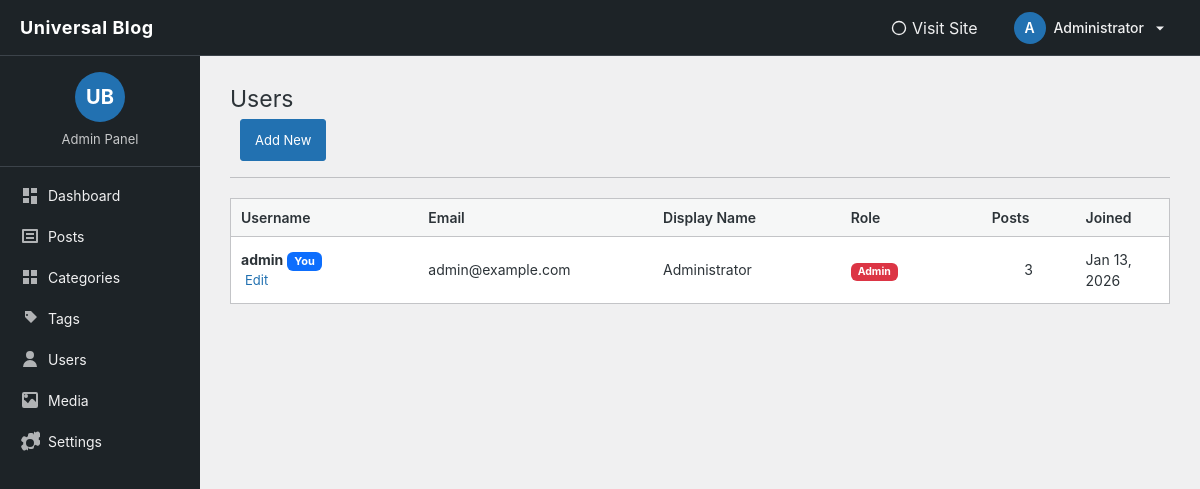
/blog/admin/users/index.php (signed in), run on the app's committed database.
### tables this page shows
CREATE TABLE `users` (
  `id` int(11) NOT NULL,
  `username` varchar(50) NOT NULL,
  `email` varchar(100) NOT NULL,
  `password` varchar(255) NOT NULL,
  `display_name` varchar(100) DEFAULT NULL,
  `role` enum('admin','author','editor') DEFAULT 'author',
  `created_at` datetime DEFAULT current_timestamp()
);

### blog/admin/users/index.php (the view, shortened to what this page needs)
<?php
require_once '../../includes/db.php';
$stmt = $pdo->query("
    SELECT u.*, COUNT(p.id) as post_count
    FROM users u
    LEFT JOIN posts p ON u.id = p.user_id
    GROUP BY u.id
    ORDER BY u.created_at DESC
");
$users = $stmt->fetchAll();
$editUser = null;
?>
<!DOCTYPE html>
<html lang="en">
<head>
<link href="https://cdn.jsdelivr.net/npm/bootstrap@5.3.2/dist/css/bootstrap.min.css" rel="stylesheet">
</head>
<body>
<?php require '../partials/header.php'; ?>
<div class="container-fluid">
<div class="row">
<?php require '../partials/sidebar.php'; ?>
<main class="col-md-9 col-lg-10">
<div class="wrap">
    <h1 class="wp-heading-inline">Users</h1>
    <a href="?add" class="page-title-action">Add New</a>
    <hr class="wp-header-end">
    <?php if (isset($_GET['add']) || $editUser): ?>
    <div class="wp-card p-4 mt-4" style="max-width: 700px;">
        <h2><?= $editUser ? 'Edit User' : 'Add New User' ?></h2>
        <form method="post" class="mt-4">
            <input type="hidden" name="action" value="<?= $editUser ? 'update' : 'add' ?>">
            <?php if ($editUser): ?>
            <input type="hidden" name="id" value="<?= $editUser['id'] ?>">
            <?php endif; ?>
            <table class="form-table">
                <tr>
                    <th><label for="username">Username *</label></th>
                    <td>
                        <input type="text" class="form-control" id="username" name="username"
                               value="<?= $editUser ? htmlspecialchars($editUser['username']) : '' ?>"
                               required <?= $editUser ? 'readonly' : '' ?>>
                        <?php if ($editUser): ?>
                        <p class="description">Usernames cannot be changed</p>
                        <?php endif; ?>
                    </td>
                </tr>
                <tr>
                    <th><label for="email">Email *</label></th>
                    <td>
                        <input type="email" class="form-control" id="email" name="email"
                               value="<?= $editUser ? htmlspecialchars($editUser['email']) : '' ?>"
                               required>
                    </td>
                </tr>
                <tr>
                    <th><label for="password">Password <?= !$editUser ? '*' : '' ?></label></th>
                    <td>
                        <input type="password" class="form-control" id="password" name="password"
                               <?= !$editUser ? 'required' : '' ?>>
                        <?php if ($editUser): ?>
                        <p class="description">Leave blank to keep current password</p>
                        <?php endif; ?>
                    </td>
                </tr>
                <tr>
                    <th><label for="display_name">Display Name</label></th>
                    <td>
                        <input type="text" class="form-control" id="display_name" name="display_name"
                               value="<?= $editUser ? htmlspecialchars($editUser['display_name']) : '' ?>">
                    </td>
                </tr>
                <tr>
                    <th><label for="role">Role *</label></th>
                    <td>
                        <select class="form-control" id="role" name="role" required>
                            <option value="admin" <?= ($editUser && $editUser['role'] == 'admin') ? 'selected' : '' ?>>Administrator</option>
                            <option value="editor" <?= ($editUser && $editUser['role'] == 'editor') ? 'selected' : '' ?>>Editor</option>
                            <option value="author" <?= ($editUser && $editUser['role'] == 'author') ? 'selected' : '' ?>>Author</option>
                        </select>
                    </td>
                </tr>
            </table>
            <p class="mt-4">
                <button type="submit" class="button-primary">
                    <?= $editUser ? 'Update User' : 'Add New User' ?>
                </button>
                <a href="index.php" class="button-secondary">Cancel</a>
            </p>
        </form>
    </div>
    <?php else: ?>
    <table class="wp-list-table">
        <thead>
            <tr>
                <th style="width: 20%">Username</th>
                <th style="width: 25%">Email</th>
                <th style="width: 20%">Display Name</th>
                <th style="width: 15%">Role</th>
                <th style="width: 10%">Posts</th>
                <th style="width: 10%">Joined</th>
            </tr>
        </thead>
        <tbody>
            <?php if ($users): ?>
                <?php foreach ($users as $user): ?>
                <tr>
                    <td>
                        <strong><?= htmlspecialchars($user['username']) ?></strong>
                        <?php if ($user['id'] == $_SESSION['admin_id']): ?>
                        <span class="badge bg-primary" style="font-size:11px;">You</span>
                        <?php endif; ?>
                        <div class="row-actions">
                            <span><a href="?edit=<?= $user['id'] ?>">Edit</a></span>
                        </div>
                    </td>
                    <td><?= htmlspecialchars($user['email']) ?></td>
                    <td><?= htmlspecialchars($user['display_name'] ?: '-') ?></td>
                    <td>
                        <span class="badge bg-<?= $user['role'] == 'admin' ? 'danger' : ($user['role'] == 'editor' ? 'warning' : 'secondary') ?>">
                            <?= ucfirst($user['role']) ?>
                        </span>
                    </td>
                    <td class="text-center"><?= $user['post_count'] ?></td>
                    <td><?= date('M j, Y', strtotime($user['created_at'])) ?></td>
                </tr>
                <?php endforeach; ?>
            <?php else: ?>
                <tr>
                    <td colspan="6" class="text-center text-muted">No users found</td>
                </tr>
            <?php endif; ?>
        </tbody>
    </table>
    <?php endif; ?>
</div>
</main>
</div>
</div>
</body>
</html>

### blog/admin/partials/admin-style.php (style rules this page uses)
:root { --wp-blue: #2271b1; --wp-blue-dark: #135e96; --wp-admin-bg: #f0f0f1; --wp-sidebar-bg: #1d2327; --wp-sidebar-hover: #2c3338; --wp-accent: #2271b1; --wp-border: #c3c4c7; }
body { background: var(--wp-admin-bg); font-family: -apple-system,BlinkMacSystemFont,"Segoe UI",Roboto,Oxygen-Sans,Ubuntu,Cantarell,"Helvetica Neue",sans-serif; color: #2c3338; padding-top: 56px; }
main { padding: 20px 30px !important; }
@media (min-width: 768px) { main.col-md-9, main.col-lg-10 { margin-left: 0; } }
.wp-heading-inline { font-size: 23px; font-weight: 400; margin: 0; padding: 9px 0 4px; line-height: 1.3; }
.page-title-action { display: inline-block; padding: 6px 14px; font-size: 13px; line-height: 2.15384615; border-radius: 3px; text-decoration: none; background: var(--wp-accent); color: #fff; border: 1px solid var(--wp-accent); margin-left: 10px; }
.wp-list-table { background: #fff; border: 1px solid var(--wp-border); border-spacing: 0; width: 100%; margin: 20px 0; }
.wp-list-table thead th { background: #f6f7f7; border-bottom: 1px solid var(--wp-border); padding: 8px 10px; font-weight: 600; text-align: left; font-size: 14px; }
.wp-list-table tbody tr { border-bottom: 1px solid var(--wp-border); }
.wp-list-table tbody td { padding: 12px 10px; font-size: 14px; }
.row-actions { font-size: 13px; }
.row-actions span { display: inline-block; padding: 0 4px; }
.row-actions a { color: #2271b1; text-decoration: none; }

### data on the page
users: username "admin", shows "You", email "admin@example.com", display_name "Administrator", role "Admin", post_count "3", created_at "Jan 13, 2026"

### other printed values
substr($admin_name, 0, 1) "A"
$admin_name "Administrator"
